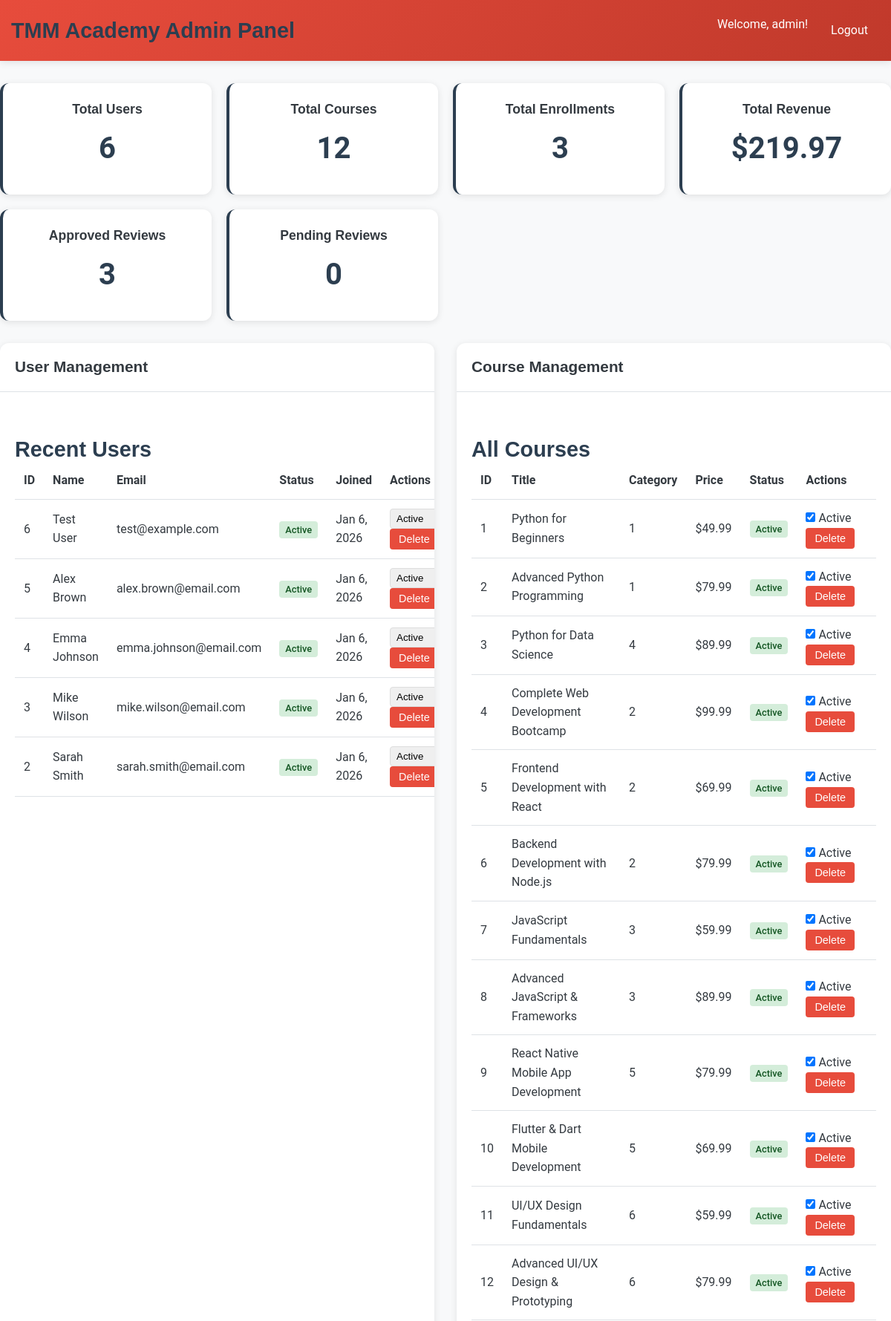
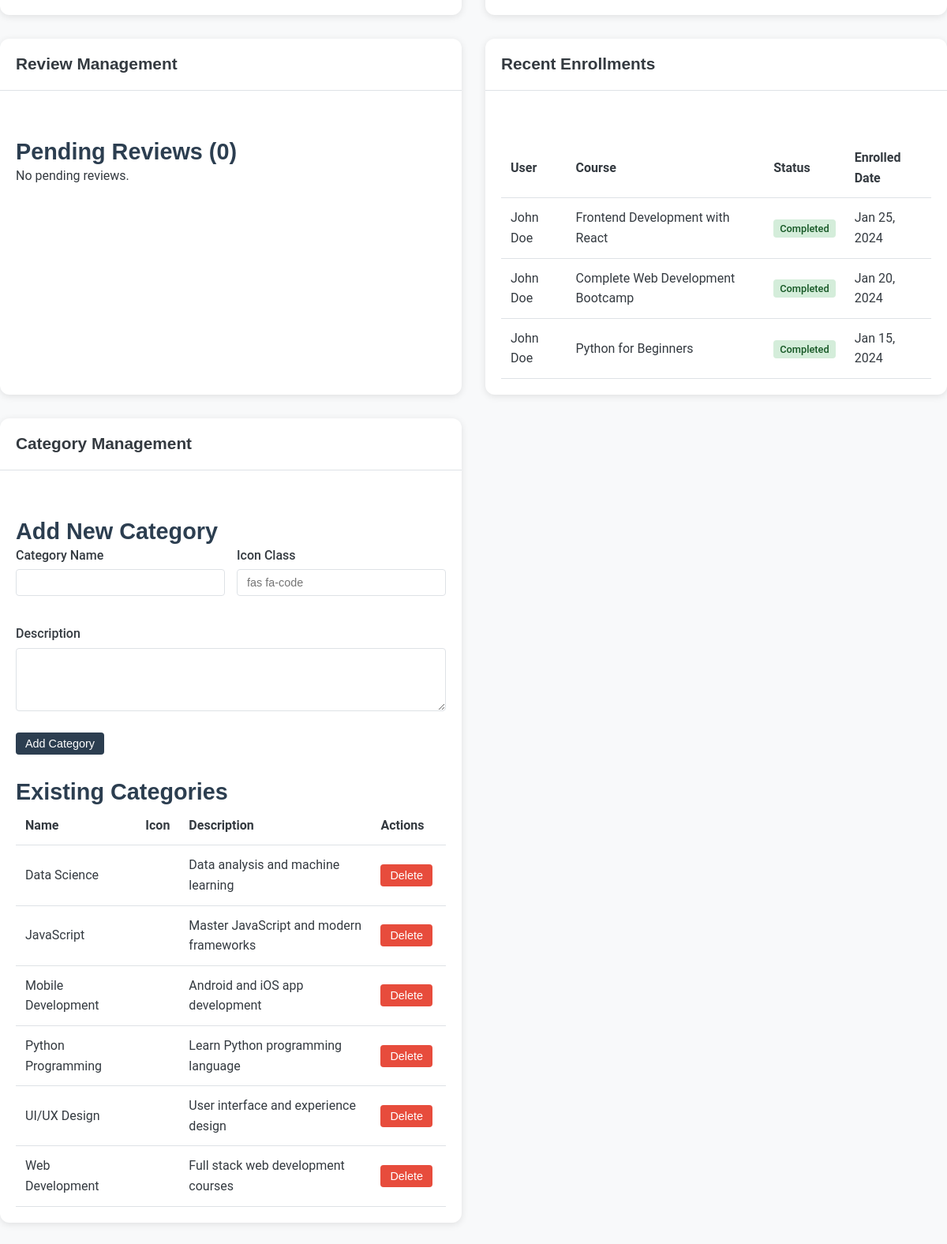
Screenshot of /admin/dashboard.php (signed in) with the database file from the repository (2 pictures, top to bottom).
### tables this page shows
CREATE TABLE users (
    id INT PRIMARY KEY AUTO_INCREMENT,
    username VARCHAR(50) UNIQUE NOT NULL,
    email VARCHAR(100) UNIQUE NOT NULL,
    password VARCHAR(255) NOT NULL,
    full_name VARCHAR(100),
    phone VARCHAR(20),
    profile_image VARCHAR(255) DEFAULT 'default.jpg',
    created_at TIMESTAMP DEFAULT CURRENT_TIMESTAMP,
    updated_at TIMESTAMP DEFAULT CURRENT_TIMESTAMP ON UPDATE CURRENT_TIMESTAMP,
    status ENUM('active', 'inactive') DEFAULT 'active'
);

CREATE TABLE courses (
    id INT PRIMARY KEY AUTO_INCREMENT,
    title VARCHAR(200) NOT NULL,
    slug VARCHAR(200) UNIQUE NOT NULL,
    category_id INT,
    instructor_id INT,
    short_description TEXT,
    full_description LONGTEXT,
    price DECIMAL(10,2) DEFAULT 0,
    discount_price DECIMAL(10,2),
    thumbnail VARCHAR(255),
    duration_hours INT,
    difficulty ENUM('beginner', 'intermediate', 'advanced') DEFAULT 'beginner',
    is_featured BOOLEAN DEFAULT FALSE,
    is_active BOOLEAN DEFAULT TRUE,
    created_at TIMESTAMP DEFAULT CURRENT_TIMESTAMP,
    updated_at TIMESTAMP DEFAULT CURRENT_TIMESTAMP ON UPDATE CURRENT_TIMESTAMP,
    FOREIGN KEY (category_id) REFERENCES categories(id),
    FOREIGN KEY (instructor_id) REFERENCES instructors(id)
);

CREATE TABLE enrollments (
    id INT PRIMARY KEY AUTO_INCREMENT,
    user_id INT,
    course_id INT,
    enrolled_at TIMESTAMP DEFAULT CURRENT_TIMESTAMP,
    payment_status ENUM('pending', 'completed', 'failed', 'cancelled') DEFAULT 'pending',
    amount_paid DECIMAL(10,2) DEFAULT 0,
    transaction_id VARCHAR(100),
    payment_method ENUM('card', 'paypal', 'bank_transfer', 'free', 'demo') DEFAULT 'free',
    payment_gateway VARCHAR(50) DEFAULT 'demo',  
    payment_date TIMESTAMP NULL,
    refund_amount DECIMAL(10,2) DEFAULT 0,
    refund_date TIMESTAMP NULL,
    refund_reason TEXT,
    notes TEXT,
    created_at TIMESTAMP DEFAULT CURRENT_TIMESTAMP,
    updated_at TIMESTAMP DEFAULT CURRENT_TIMESTAMP ON UPDATE CURRENT_TIMESTAMP,
    FOREIGN KEY (user_id) REFERENCES users(id) ON DELETE CASCADE,
    FOREIGN KEY (course_id) REFERENCES courses(id) ON DELETE CASCADE,
    UNIQUE KEY unique_enrollment (user_id, course_id),
    INDEX idx_payment_status (payment_status),
    INDEX idx_payment_date (payment_date),
    INDEX idx_enrolled_at (enrolled_at)
);

CREATE TABLE categories (
    id INT PRIMARY KEY AUTO_INCREMENT,
    name VARCHAR(100) NOT NULL,
    slug VARCHAR(100) UNIQUE NOT NULL,
    description TEXT,
    icon VARCHAR(50)
);

### admin/dashboard.php (the view, shortened to what the rows shown need)
<?php
$conn = getDBConnection();
$recent_users = $conn->query("SELECT * FROM users ORDER BY created_at DESC LIMIT 5");
$recent_enrollments = $conn->query("SELECT e.*, u.full_name, u.username, c.title as course_title FROM enrollments e JOIN users u ON e.user_id = u.id JOIN courses c ON e.course_id = c.id WHERE e.payment_status = 'completed' ORDER BY e.enrolled_at DESC LIMIT 5");
$courses = $conn->query("SELECT * FROM courses ORDER BY created_at DESC");
$categories = $conn->query("SELECT * FROM categories ORDER BY name");
?>
<!DOCTYPE html>
<html lang="en">
<head>
    <link rel="stylesheet" href="../assets/css/style.css">
</head>
<body class="admin-dashboard">
    <header class="admin-header">
        <div class="container">
            <h1><i class="fas fa-cog"></i> TMM Academy Admin Panel</h1>
        </div>
    </header>
    <div class="container" style="padding: 30px 0;">
        <div class="content-grid">
            <div class="admin-section">
                <div class="section-header">
                    <h2><i class="fas fa-users"></i> User Management</h2>
                </div>
                <div class="section-content">
                    <table class="data-table">
                        <thead>
                            <tr>
                                <th>ID</th>
                                <th>Name</th>
                                <th>Email</th>
                                <th>Status</th>
                                <th>Joined</th>
                                <th>Actions</th>
                            </tr>
                        </thead>
                        <tbody>
                            <?php while ($user = $recent_users->fetch_assoc()): ?>
                            <tr>
                                <td><?php echo $user['id']; ?></td>
                                <td><?php echo htmlspecialchars($user['full_name'] ?: $user['username']); ?></td>
                                <td><?php echo htmlspecialchars($user['email']); ?></td>
                                <td>
                                    <span class="status-badge status-<?php echo $user['status']; ?>">
                                        <?php echo ucfirst($user['status']); ?>
                                    </span>
                                </td>
                                <td><?php echo date('M j, Y', strtotime($user['created_at'])); ?></td>
                                <td>
                                    <form method="POST" style="display: inline;">
                                        <select name="status" onchange="this.form.submit()" style="padding: 4px; border-radius: 4px; border: 1px solid #ddd;">
                                            <option value="active" <?php echo $user['status'] === 'active' ? 'selected' : ''; ?>>Active</option>
                                        </select>
                                    </form>
                                    <form method="POST" style="display: inline;">
                                        <button type="submit" class="action-btn btn-danger btn-sm" onclick="return confirm('Are you sure you want to delete this user?')">Delete</button>
                                    </form>
                                </td>
                            </tr>
                            <?php endwhile; ?>
                        </tbody>
                    </table>
                </div>
            </div>
            <div class="admin-section">
                <div class="section-header">
                    <h2><i class="fas fa-book"></i> Course Management</h2>
                </div>
                <div class="section-content">
                    <table class="data-table">
                        <thead>
                            <tr>
                                <th>ID</th>
                                <th>Title</th>
                                <th>Category</th>
                                <th>Price</th>
                                <th>Status</th>
                                <th>Actions</th>
                            </tr>
                        </thead>
                        <tbody>
                            <?php
                            $courses->data_seek(0);
                            while ($course = $courses->fetch_assoc()):
                            ?>
                            <tr>
                                <td><?php echo $course['id']; ?></td>
                                <td><?php echo htmlspecialchars($course['title']); ?></td>
                                <td><?php echo htmlspecialchars($course['category_id']); ?></td>
                                <td>$<?php echo number_format($course['price'], 2); ?></td>
                                <td>
                                    <span class="status-badge status-<?php echo $course['is_active'] ? 'active' : 'inactive'; ?>">
                                        <?php echo $course['is_active'] ? 'Active' : 'Inactive'; ?>
                                    </span>
                                </td>
                                <td>
                                    <form method="POST" style="display: inline;">
                                        <input type="checkbox" name="is_active" value="1"
                                               <?php echo $course['is_active'] ? 'checked' : ''; ?>
                                               onchange="this.form.submit()">
                                        Active
                                    </form>
                                    <form method="POST" style="display: inline;">
                                        <button type="submit" class="action-btn btn-danger btn-sm" onclick="return confirm('Are you sure you want to delete this course?')">Delete</button>
                                    </form>
                                </td>
                            </tr>
                            <?php endwhile; ?>
                        </tbody>
                    </table>
                </div>
            </div>
            <div class="admin-section">
                <div class="section-header">
                    <h2><i class="fas fa-star"></i> Review Management</h2>
                </div>
            </div>
            <div class="admin-section">
                <div class="section-header">
                    <h2><i class="fas fa-graduation-cap"></i> Recent Enrollments</h2>
                </div>
                <div class="section-content">
                    <table class="data-table">
                        <thead>
                            <tr>
                                <th>User</th>
                                <th>Course</th>
                                <th>Status</th>
                                <th>Enrolled Date</th>
                            </tr>
                        </thead>
                        <tbody>
                            <?php while ($enrollment = $recent_enrollments->fetch_assoc()): ?>
                            <tr>
                                <td><?php echo htmlspecialchars($enrollment['full_name']); ?></td>
                                <td><?php echo htmlspecialchars($enrollment['course_title']); ?></td>
                                <td>
                                    <span class="status-badge status-active">
                                        <?php echo ucfirst($enrollment['payment_status']); ?>
                                    </span>
                                </td>
                                <td><?php echo date('M j, Y', strtotime($enrollment['enrolled_at'])); ?></td>
                            </tr>
                            <?php endwhile; ?>
                        </tbody>
                    </table>
                </div>
            </div>
            <div class="admin-section">
                <div class="section-header">
                    <h2><i class="fas fa-tags"></i> Category Management</h2>
                </div>
                <div class="section-content">
                    <table class="data-table">
                        <thead>
                            <tr>
                                <th>Name</th>
                                <th>Icon</th>
                                <th>Description</th>
                                <th>Actions</th>
                            </tr>
                        </thead>
                        <tbody>
                            <?php while ($category = $categories->fetch_assoc()): ?>
                            <tr>
                                <td><?php echo htmlspecialchars($category['name']); ?></td>
                                <td><i class="<?php echo htmlspecialchars($category['icon']); ?>"></i></td>
                                <td><?php echo htmlspecialchars($category['description']); ?></td>
                                <td>
                                    <form method="POST" style="display: inline;">
                                        <button type="submit" class="action-btn btn-danger btn-sm" onclick="return confirm('Are you sure you want to delete this category?')">Delete</button>
                                    </form>
                                </td>
                            </tr>
                            <?php endwhile; ?>
                        </tbody>
                    </table>
                </div>
            </div>
        </div>
    </div>
</body>
</html>

### rows the page displays
users: id "6", full_name "Test User", email "test@example.com", status "Active", created_at "Jan 6, 2026"
users: id "5", full_name "Alex Brown", email "alex.brown@email.com", status "Active", created_at "Jan 6, 2026"
users: id "4", full_name "Emma Johnson", email "emma.johnson@email.com", status "Active", created_at "Jan 6, 2026"
users: id "3", full_name "Mike Wilson", email "mike.wilson@email.com", status "Active", created_at "Jan 6, 2026"
users: id "2", full_name "Sarah Smith", email "sarah.smith@email.com", status "Active", created_at "Jan 6, 2026"
courses: id "1", title "Python for Beginners", category "1", price "49.99", shows "Active", is_active "☑"
courses: id "2", title "Advanced Python Programming", category "1", price "79.99", shows "Active", is_active "☑"
courses: id "3", title "Python for Data Science", category "4", price "89.99", shows "Active", is_active "☑"
courses: id "4", title "Complete Web Development Bootcamp", category "2", price "99.99", shows "Active", is_active "☑"
courses: id "5", title "Frontend Development with React", category "2", price "69.99", shows "Active", is_active "☑"
courses: id "6", title "Backend Development with Node.js", category "2", price "79.99", shows "Active", is_active "☑"
courses: id "7", title "JavaScript Fundamentals", category "3", price "59.99", shows "Active", is_active "☑"
courses: id "8", title "Advanced JavaScript & Frameworks", category "3", price "89.99", shows "Active", is_active "☑"
courses: id "9", title "React Native Mobile App Development", category "5", price "79.99", shows "Active", is_active "☑"
courses: id "10", title "Flutter & Dart Mobile Development", category "5", price "69.99", shows "Active", is_active "☑"
courses: id "11", title "UI/UX Design Fundamentals", category "6", price "59.99", shows "Active", is_active "☑"
courses: id "12", title "Advanced UI/UX Design & Prototyping", category "6", price "79.99", shows "Active", is_active "☑"
enrollments: user.full_name "John Doe", course.title "Frontend Development with React", payment_status "Completed", enrolled_at "Jan 25, 2024"
enrollments: user.full_name "John Doe", course.title "Complete Web Development Bootcamp", payment_status "Completed", enrolled_at "Jan 20, 2024"
enrollments: user.full_name "John Doe", course.title "Python for Beginners", payment_status "Completed", enrolled_at "Jan 15, 2024"
categories: name "Data Science", description "Data analysis and machine learning"
categories: name "JavaScript", description "Master JavaScript and modern frameworks"
categories: name "Mobile Development", description "Android and iOS app development"
categories: name "Python Programming", description "Learn Python programming language"
categories: name "UI/UX Design", description "User interface and experience design"
categories: name "Web Development", description "Full stack web development courses"

### other values shown
$_SESSION['admin_username'] "admin"
$stats['total_users'] "6"
$stats['total_courses'] "12"
$stats['total_enrollments'] "3"
$stats['total_revenue'] "219.97"
$stats['total_reviews'] "3"
$stats['pending_reviews'] "0"
